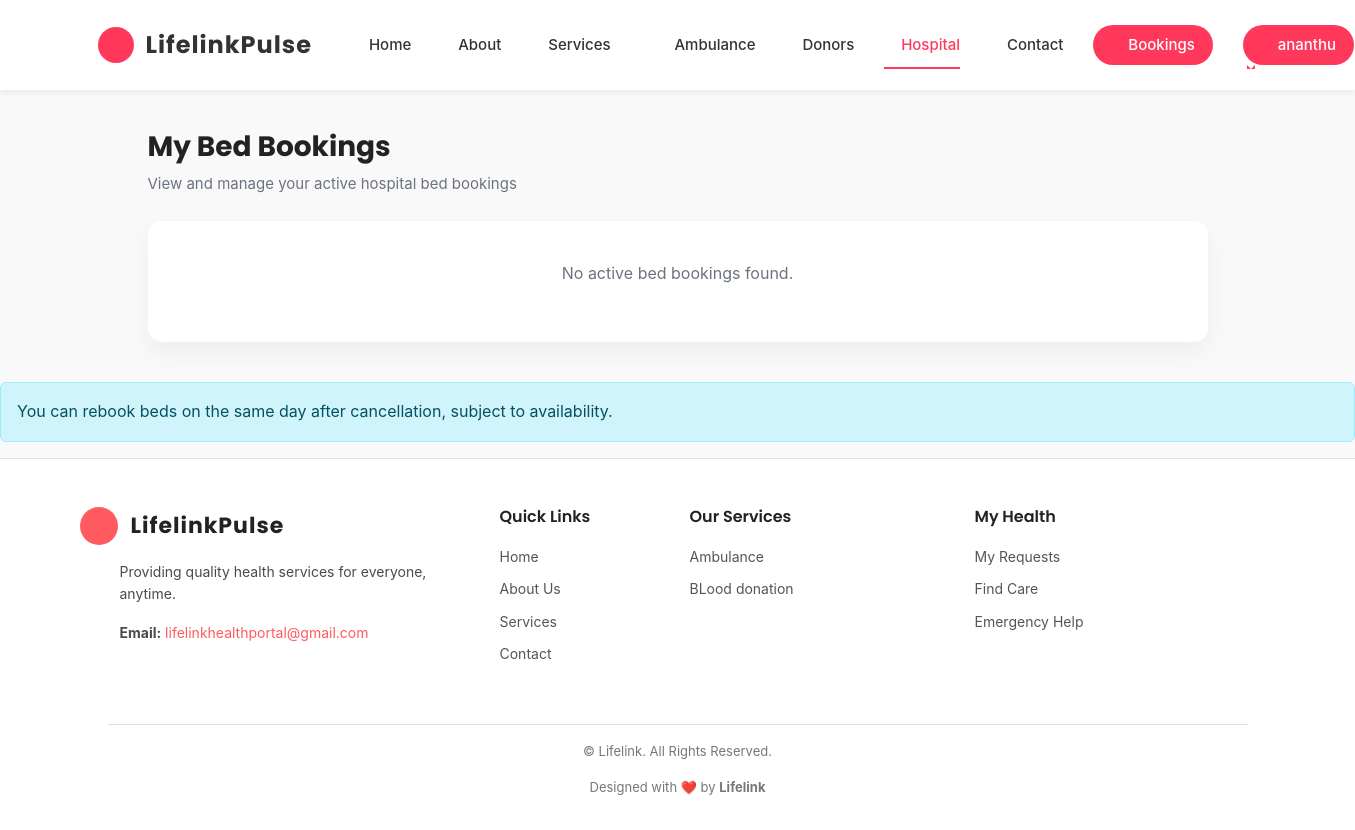
Before: /health_service_portal/user_dashboard/ (signed in) with the older database file.
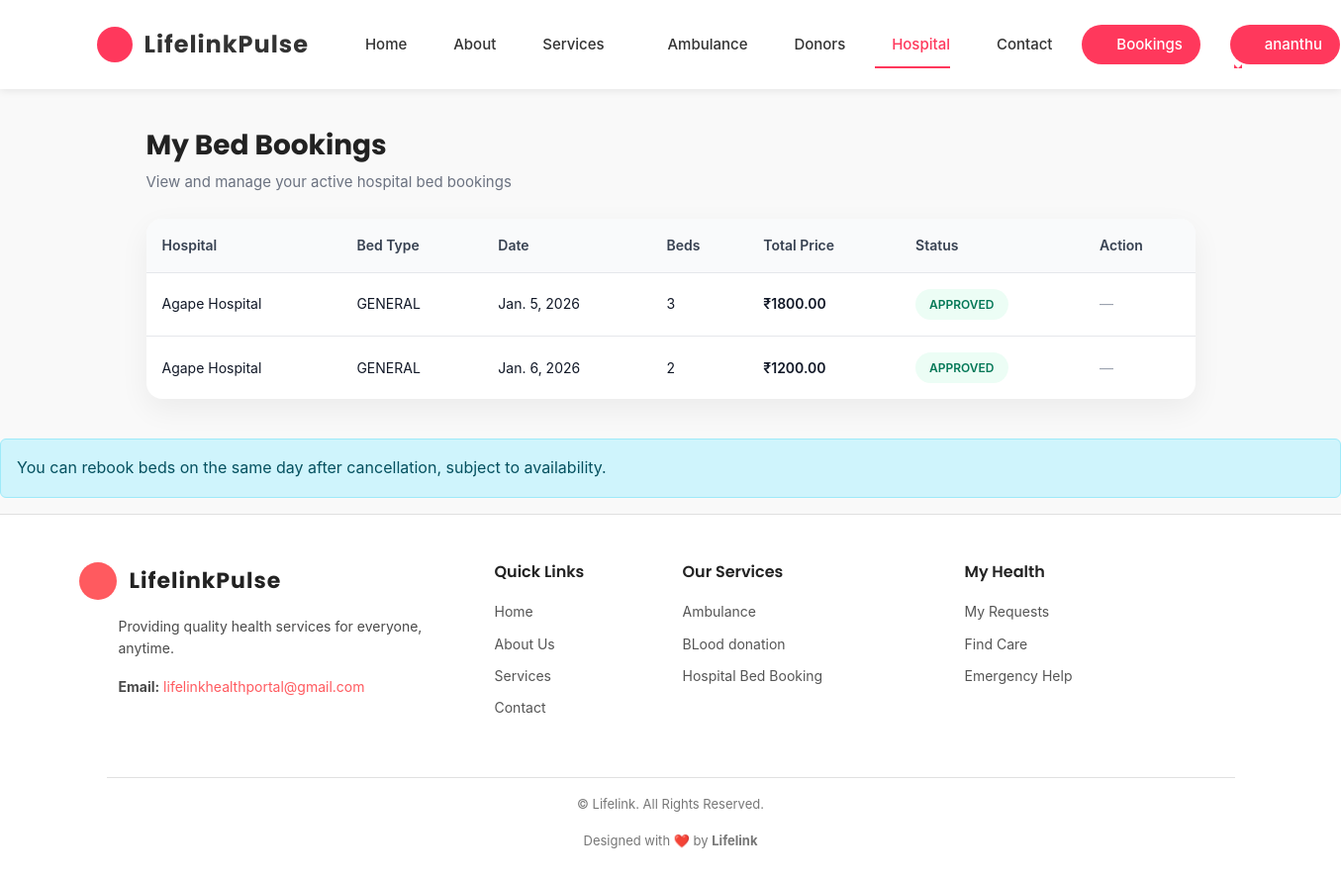
After: the same page with the newer database file.
### admin_panel/models.py (models this page shows, shortened)
class ServiceCategoryDb(models.Model):
    name = models.CharField(max_length=100,null=True,blank=True)
    description = models.TextField(blank=True, null=True)
    image = models.ImageField(upload_to='category_image/', blank=True, null=True)
    created_at = models.DateTimeField(auto_now_add=True)

### webapp/models.py (models this page shows, shortened)
class BedBooking(models.Model):
    STATUS_CHOICES = (
        ('PENDING', 'Pending'),
        ('APPROVED', 'Approved'),
        ('REJECTED', 'Rejected'),
        ('CANCELLED', 'Cancelled'),
    )
    user = models.ForeignKey('UserRegistration', on_delete=models.CASCADE)
    hospital = models.ForeignKey('Hospital', on_delete=models.CASCADE)
    bed = models.ForeignKey('Bed', on_delete=models.CASCADE)
    patient_name = models.CharField(max_length=100,null=True,blank=True)
    patient_age = models.PositiveIntegerField(null=True, blank=True)
    beds_required = models.PositiveIntegerField(default=1)
    booking_date = models.DateField(default=timezone.localdate)
    is_emergency = models.BooleanField(default=False)
    total_price = models.DecimalField(
        max_digits=10,
        decimal_places=2,
        default=0
    )
    status = models.CharField(
        max_length=20,
        choices=STATUS_CHOICES,
        default='PENDING'
    )
    requested_at = models.DateTimeField(auto_now_add=True)
    decision_at = models.DateTimeField(null=True, blank=True)

class Hospital(models.Model):
    name = models.CharField(max_length=200)
    registration_number = models.CharField(max_length=100, unique=True)
    phone = models.CharField(max_length=15)
    email = models.EmailField(unique=True)
    address = models.TextField()
    city = models.CharField(max_length=100)
    district = models.CharField(max_length=100)
    state = models.CharField(max_length=100)
    latitude = models.DecimalField(max_digits=9, decimal_places=6, null=True, blank=True)
    longitude = models.DecimalField(max_digits=9, decimal_places=6, null=True, blank=True)
    is_verified = models.BooleanField(default=False)
    is_active = models.BooleanField(default=True)
    created_at = models.DateTimeField(auto_now_add=True)
    image = models.ImageField(upload_to='hospital_images/', null=True, blank=True)

class Bed(models.Model):
    BED_TYPES = (
        ('ICU', 'ICU'),
        ('GENERAL', 'General'),
        ('EMERGENCY', 'Emergency'),
        ('VENTILATOR', 'Ventilator'),
    )
    hospital = models.ForeignKey(
        Hospital,
        on_delete=models.CASCADE,
        related_name='beds'
    )
    bed_type = models.CharField(max_length=20, choices=BED_TYPES)
    total_beds = models.PositiveIntegerField()
    available_beds = models.PositiveIntegerField()
    price_per_day = models.DecimalField(max_digits=8, decimal_places=2, null=True, blank=True)
    updated_at = models.DateTimeField(auto_now=True)
    class Meta:
        unique_together = ('hospital', 'bed_type')

### webapp/views.py (the view)
# urls.py: path('user_dashboard/', views.user_dashboard, name='user_dashboard'),
def user_dashboard(request):
    services=ServiceCategoryDb.objects.all()
    if 'user_id' not in request.session:
        messages.error(request, "Please log in.")
        return redirect('Home')
    user_id = request.session['user_id']
    today = date.today()
    bookings = BedBooking.objects.filter(
        user_id=user_id,
        booking_date__gte=today
    ).exclude(
        status__in=['CANCELLED', 'REJECTED']
    ).select_related(
        'hospital', 'bed'
    ).order_by('booking_date')
    return render(request, 'user_dashboard.html', {
        'services':services,
        'bookings': bookings,
        'today': today
    })

### webapp/templates/User_dashboard.html (shortened to what the changed rows need)
<!DOCTYPE html>
{% load static %}
<html lang="en">
<head>
  <link href="{% static 'web/assets/vendor/bootstrap/css/bootstrap.min.css' %}" rel="stylesheet">
  <link href="{% static 'web/assets/vendor/bootstrap-icons/bootstrap-icons.css' %}" rel="stylesheet">
  <link href="{% static 'web/assets/vendor/aos/aos.css' %}" rel="stylesheet">
  <link href="{% static 'web/assets/vendor/fontawesome-free/css/all.min.css' %}" rel="stylesheet">
  <link href="{% static 'web/assets/vendor/glightbox/css/glightbox.min.css' %}" rel="stylesheet">
  <link href="{% static 'web/assets/vendor/swiper/swiper-bundle.min.css' %}" rel="stylesheet">
  <link rel="stylesheet" href="{% static 'web/assets/css/contact.css' %}">
  <link rel="stylesheet" href="{% static 'web/assets/css/user_dashboard.css' %}">
  <link href="{% static 'web/assets/css/main_style.css' %}" rel="stylesheet">
  <link href="{% static 'web/assets/css/style.css' %}" rel="stylesheet">
  <link href="{% static 'web/assets/css/style2.css' %}" rel="stylesheet">
</head>
<body class="index-page">
<header id="header" class="header sticky-top">
  <div class="branding d-flex align-items-center">
    <div class="container position-relative d-flex align-items-center justify-content-between">
      <a href="{% url 'Home' %}" class="logo d-flex align-items-center me-auto">
        <h1 class="sitename">LifelinkPulse</h1>
      </a>
    </div>
  </div>
</header>
<div class="dashboard-wrapper">
  <div class="dashboard-header">
    <h2>My Bed Bookings</h2>
  </div>
  {% if bookings %}
  <div class="table-card">
    <table class="booking-table">
      <thead>
        <tr>
          <th>Hospital</th>
          <th>Bed Type</th>
          <th>Date</th>
          <th>Beds</th>
          <th>Total Price</th>
          <th>Status</th>
          <th>Action</th>
        </tr>
      </thead>
      <tbody>
        {% for booking in bookings %}
        <tr>
          <td>{{ booking.hospital.name }}</td>
          <td>{{ booking.bed.bed_type }}</td>
          <td>{{ booking.booking_date }}</td>
          <td>{{ booking.beds_required }}</td>
          <td class="price">₹{{ booking.total_price }}</td>
          <td>
            <span class="status-pill {{ booking.status|lower }}">
              {{ booking.status }}
            </span>
          </td>
          <td>
            {% if booking.status == "PENDING" and booking.booking_date > today %}
              <a href="{% url 'cancel_bed_booking' booking.id %}"
                 class="btn-cancel">
                 Cancel
              </a>
            {% else %}
              <span class="disabled-action">—</span>
            {% endif %}
          </td>
        </tr>
        {% endfor %}
      </tbody>
    </table>
  </div>
  {% else %}
    <div class="empty-state">
      <p>No active bed bookings found.</p>
    </div>
  {% endif %}
</div>
<footer id="footer" class="footer">
  <div class="container footer-top py-5">
    <div class="row gy-4">
      <div class="col-lg-4 col-md-6 footer-about">
        <a href="{% url 'Home' %}" class="logo d-flex align-items-center me-auto mb-3">
          <h1 class="sitename">LifelinkPulse</h1>
        </a>
      </div>
      <div class="col-lg-3 col-md-3 footer-links">
        <ul>
          {% for service in services %}
            <li><a href="{% url 'service_detail' service.id %}">{{ service.name }}</a></li>
          {% empty %}
            <li>No services available</li>
          {% endfor %}
        </ul>
      </div>
    </div>
  </div>
</footer>
</body>
</html>

Changed rows visible on the page:
added BedBooking: hospital.name "Agape Hospital", bed.bed_type "GENERAL", booking_date "Jan. 5, 2026", beds_required "3", total_price "1800.00", status "APPROVED"
added BedBooking: hospital.name "Agape Hospital", bed.bed_type "GENERAL", booking_date "Jan. 6, 2026", beds_required "2", total_price "1200.00", status "APPROVED"
added ServiceCategoryDb: name "Hospital Bed Booking"
Other visible differences:
text no longer shown: "No active bed bookings found."
text now shown: "Hospital Bed Type Date Beds Total Price Status Action"
